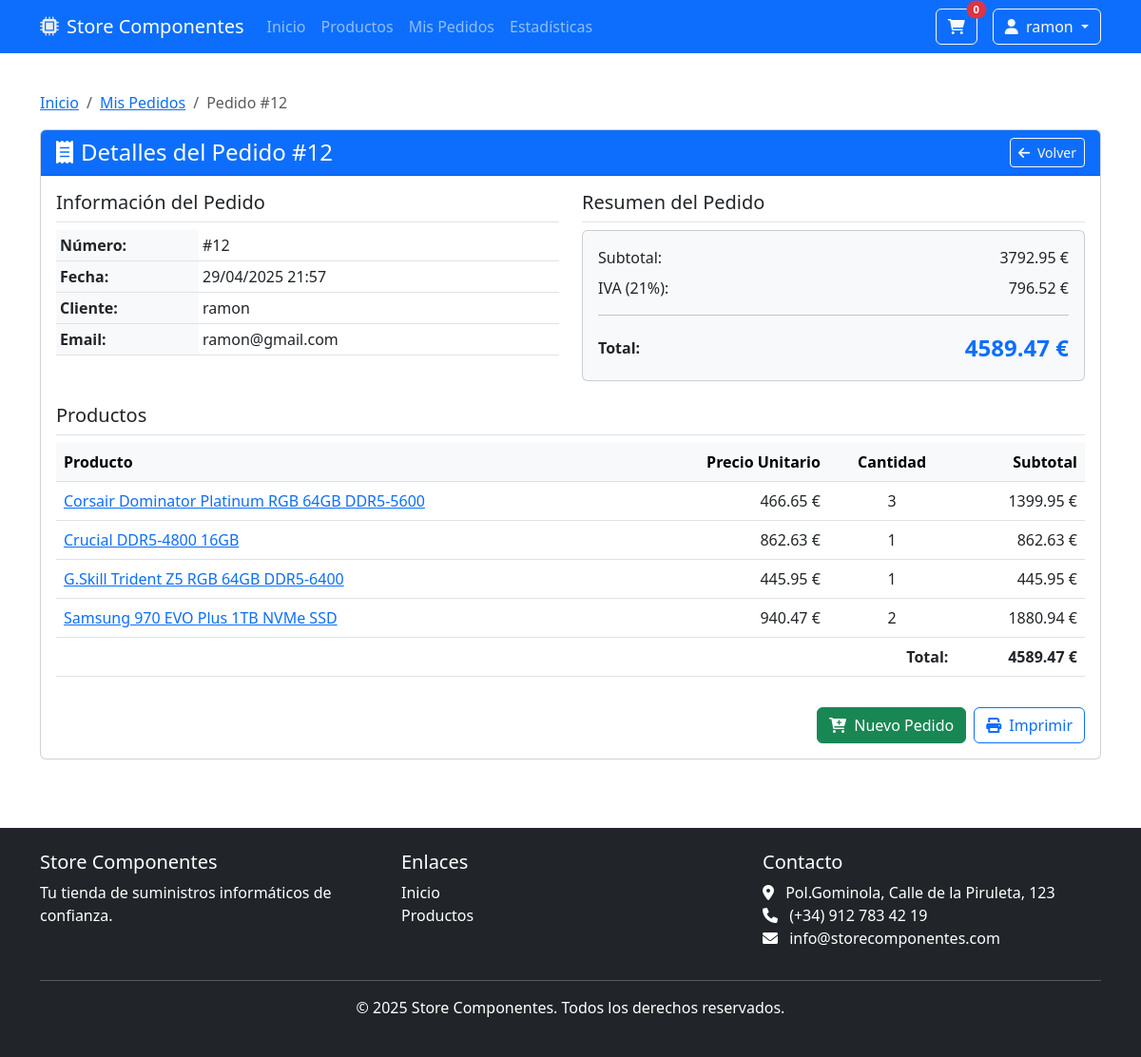
The page /ventas/12 (signed in) on the database its author committed.
### tables this page shows
CREATE TABLE usuarios (
    id INTEGER PRIMARY KEY AUTOINCREMENT,
    username TEXT UNIQUE NOT NULL,
    email TEXT UNIQUE NOT NULL,
    password TEXT NOT NULL,
    es_admin BOOLEAN DEFAULT 0,
    fecha_registro TIMESTAMP DEFAULT CURRENT_TIMESTAMP
);

CREATE TABLE ventas (
    id INTEGER PRIMARY KEY AUTOINCREMENT,
    cliente_id INTEGER NOT NULL,
    fecha TIMESTAMP DEFAULT CURRENT_TIMESTAMP,
    total REAL DEFAULT 0,
    FOREIGN KEY (cliente_id) REFERENCES usuarios (id)
);

CREATE TABLE ventas_detalle (
    id INTEGER PRIMARY KEY AUTOINCREMENT,
    venta_id INTEGER NOT NULL,
    producto_id INTEGER NOT NULL,
    cantidad INTEGER NOT NULL,
    precio_unitario REAL NOT NULL,
    FOREIGN KEY (venta_id) REFERENCES ventas (id),
    FOREIGN KEY (producto_id) REFERENCES productos (id)
);

CREATE TABLE productos (
    id INTEGER PRIMARY KEY AUTOINCREMENT,
    nombre TEXT NOT NULL,
    referencia TEXT UNIQUE NOT NULL,
    descripcion TEXT,
    precio_compra REAL NOT NULL,
    precio_venta REAL NOT NULL,
    stock_actual INTEGER DEFAULT 0,
    stock_minimo INTEGER DEFAULT 0,
    ubicacion_almacen TEXT,
    categoria TEXT,
    imagen TEXT,
    proveedor_id INTEGER,
    FOREIGN KEY (proveedor_id) REFERENCES proveedores (id)
);

### main.py (the view)
@app.route('/ventas/<int:venta_id>')
def ver_venta(venta_id):
    if not session.get('usuario_id'):
        flash('Debes iniciar sesión para acceder a esta página', 'warning')
        return redirect(url_for('login'))
    venta = Venta.get_by_id(venta_id)
    if not venta:
        flash('Venta no encontrada', 'danger')
        return redirect(url_for('listar_ventas'))
    if not session.get('es_admin') and venta.cliente_id != session['usuario_id']:
        flash('No tienes permisos para ver esta venta', 'danger')
        return redirect(url_for('listar_ventas'))
    detalles = venta.get_detalles()
    return render_template('ventas/ventas_detalle.html', venta=venta, detalles=detalles)

### db.py (called while the page is built)
def crear_directorio_db():
    if not os.path.exists(DB_DIR):
        os.makedirs(DB_DIR)

def get_db_connection():
    crear_directorio_db()
    conn = sqlite3.connect(DB_PATH)
    conn.row_factory = sqlite3.Row  # Para acceder a las columnas por nombre
    return conn

@contextmanager
def get_db():
    conn = get_db_connection()
    try:
        yield conn
        conn.commit()
    except Exception as e:
        conn.rollback()
        raise e
    finally:
        conn.close()

### main.py (called while the page is built)
@app.template_filter('datetime')
def format_datetime(value, format='%d/%m/%Y %H:%M'):
    if isinstance(value, str):
        try:
            value = datetime.datetime.fromisoformat(value)
        except ValueError:
            return value
    return value.strftime(format)

@app.context_processor
def inject_context():
    return {
        'now': datetime.datetime.now()
    }

### models.py (called while the page is built)
    @classmethod
    def get_by_id(cls, venta_id):
        with get_db() as conn:
            cursor = conn.cursor()
            cursor.execute("""
            SELECT v.*, u.username, u.email
            FROM ventas v
            JOIN usuarios u ON v.cliente_id = u.id
            WHERE v.id = ?
            """, (venta_id,))
            row = cursor.fetchone()
            if row:
                venta = cls(
                    id=row['id'],
                    cliente_id=row['cliente_id'],
                    fecha=datetime.datetime.fromisoformat(row['fecha']),
                    total=row['total']
                )
                venta.cliente = Usuario(
                    id=row['cliente_id'],
                    username=row['username'],
                    email=row['email']
                )
                return venta
            return None

    def get_detalles(self):
        return VentaDetalle.get_by_venta(self.id)

### templates/ventas/ventas_detalle.html (shortened to what this page needs)
{% extends 'base.html' %}
{% block content %}
<div class="container mt-4">
    <nav aria-label="breadcrumb">
        <ol class="breadcrumb">
            <li class="breadcrumb-item"><a href="{{ url_for('home') }}">Inicio</a></li>
            <li class="breadcrumb-item"><a href="{{ url_for('listar_ventas') }}">
                {% if session.get('es_admin') %}Ventas{% else %}Mis Pedidos{% endif %}
            </a></li>
            <li class="breadcrumb-item active">Pedido #{{ venta.id }}</li>
        </ol>
    </nav>
    <div class="card mb-4">
        <div class="card-header bg-primary text-white d-flex justify-content-between align-items-center">
            <h4 class="mb-0">
                <i class="fas fa-receipt me-2"></i>Detalles del Pedido #{{ venta.id }}
            </h4>
            <div>
                <a href="{{ url_for('listar_ventas') }}" class="btn btn-outline-light btn-sm">
                    <i class="fas fa-arrow-left me-1"></i> Volver
                </a>
            </div>
        </div>
        <div class="card-body">
            <div class="row mb-4">
                <div class="col-md-6">
                    <h5 class="border-bottom pb-2">Información del Pedido</h5>
                    <table class="table table-sm">
                        <tr>
                            <th style="width: 150px;">Número:</th>
                            <td>#{{ venta.id }}</td>
                        </tr>
                        <tr>
                            <th>Fecha:</th>
                            <td>{{ venta.fecha|datetime('%d/%m/%Y %H:%M') }}</td>
                        </tr>
                        <tr>
                            <th>Cliente:</th>
                            <td>{{ venta.cliente.username }}</td>
                        </tr>
                        <tr>
                            <th>Email:</th>
                            <td>{{ venta.cliente.email }}</td>
                        </tr>
                    </table>
                </div>
                <div class="col-md-6">
                    <h5 class="border-bottom pb-2">Resumen del Pedido</h5>
                    <div class="card bg-light">
                        <div class="card-body">
                            <div class="d-flex justify-content-between align-items-center mb-2">
                                <span>Subtotal:</span>
                                <span>{{ "%.2f"|format(venta.total / 1.21) }} €</span>
                            </div>
                            <div class="d-flex justify-content-between align-items-center mb-2">
                                <span>IVA (21%):</span>
                                <span>{{ "%.2f"|format(venta.total - (venta.total / 1.21)) }} €</span>
                            </div>
                            <hr>
                            <div class="d-flex justify-content-between align-items-center">
                                <span class="fw-bold">Total:</span>
                                <span class="fw-bold fs-4 text-primary">{{ "%.2f"|format(venta.total) }} €</span>
                            </div>
                        </div>
                    </div>
                </div>
            </div>
            <h5 class="border-bottom pb-2">Productos</h5>
            <div class="table-responsive">
                <table class="table table-hover">
                    <thead class="table-light">
                        <tr>
                            <th>Producto</th>
                            <th class="text-end">Precio Unitario</th>
                            <th class="text-center">Cantidad</th>
                            <th class="text-end">Subtotal</th>
                        </tr>
                    </thead>
                    <tbody>
                        {% for detalle in detalles %}
                        <tr>
                            <td>
                                <a href="{{ url_for('ver_producto', producto_id=detalle.producto.id) }}">
                                    {{ detalle.producto.nombre }}
                                </a>
                            </td>
                            <td class="text-end">{{ "%.2f"|format(detalle.precio_unitario) }} €</td>
                            <td class="text-center">{{ detalle.cantidad }}</td>
                            <td class="text-end">{{ "%.2f"|format(detalle.precio_unitario * detalle.cantidad) }} €</td>
                        </tr>
                        {% endfor %}
                    </tbody>
                    <tfoot>
                        <tr>
                            <td colspan="3" class="text-end fw-bold">Total:</td>
                            <td class="text-end fw-bold">{{ "%.2f"|format(venta.total) }} €</td>
                        </tr>
                    </tfoot>
                </table>
            </div>
            <div class="d-flex justify-content-end mt-3">
                <a href="{{ url_for('crear_venta') }}" class="btn btn-success me-2">
                    <i class="fas fa-cart-plus me-1"></i> Nuevo Pedido
                </a>
                <button type="button" class="btn btn-outline-primary" onclick="window.print()">
                    <i class="fas fa-print me-1"></i> Imprimir
                </button>
            </div>
        </div>
    </div>
</div>
{% endblock %}

### templates/base.html (shortened to what this page needs)
<!DOCTYPE html>
<html lang="es">
<head>
    <link href="https://cdn.jsdelivr.net/npm/bootstrap@5.3.0-alpha1/dist/css/bootstrap.min.css" rel="stylesheet">
    <link rel="stylesheet" href="https://cdnjs.cloudflare.com/ajax/libs/font-awesome/6.0.0/css/all.min.css">
    <link rel="stylesheet" href="https://cdnjs.cloudflare.com/ajax/libs/toastr.js/latest/toastr.min.css">
    <link rel="stylesheet" href="{{ url_for('static', filename='css/styles.css') }}">
</head>
<body>
    <nav class="navbar navbar-expand-lg navbar-dark bg-primary">
        <div class="container">
            <a class="navbar-brand" href="{{ url_for('home') }}">
                <i class="fas fa-microchip me-2"></i>Store Componentes
            </a>
            <div class="collapse navbar-collapse" id="navbarMain">
                <ul class="navbar-nav me-auto mb-2 mb-lg-0">
                    <li class="nav-item">
                        <a class="nav-link" href="{{ url_for('home') }}">Inicio</a>
                    </li>
                    <li class="nav-item">
                        <a class="nav-link" href="{{ url_for('listar_productos') }}">Productos</a>
                    </li>
                    {% if session.get('usuario_id') %}
                    <li class="nav-item">
                        <a class="nav-link" href="{{ url_for('listar_ventas') }}">Mis Pedidos</a>
                    </li>
                    <li class="nav-item">
                        <a class="nav-link" href="{{ url_for('estadisticas') }}">Estadísticas</a>
                    </li>
                    {% endif %}
                </ul>
                <div class="d-flex align-items-center">
                    {% if session.get('usuario_id') %}
                    <a href="{{ url_for('crear_venta') }}" class="btn btn-outline-light position-relative me-3">
                        <i class="fas fa-shopping-cart"></i>
                        <span id="carrito-contador" class="position-absolute top-0 start-100 translate-middle badge rounded-pill bg-danger">
                            0
                        </span>
                    </a>
                    <div class="dropdown">
                        <button class="btn btn-outline-light dropdown-toggle" type="button" id="userDropdown" data-bs-toggle="dropdown">
                            <i class="fas fa-user me-1"></i> {{ session.get('username', 'Usuario') }}
                        </button>
                    </div>
                    {% else %}
                    <a href="{{ url_for('login') }}" class="btn btn-outline-light me-2">Iniciar Sesión</a>
                    <a href="{{ url_for('registro') }}" class="btn btn-light">Registrarse</a>
                    {% endif %}
                </div>
            </div>
        </div>
    </nav>
    <main>
        {% block content %}{% endblock %}
    </main>
    <footer class="bg-dark text-white mt-5 py-4">
        <div class="container">
            <div class="row">
                <div class="col-md-4">
                    <h5>Store Componentes</h5>
                    <p>Tu tienda de suministros informáticos de confianza.</p>
                </div>
                <div class="col-md-4">
                    <h5>Enlaces</h5>
                    <ul class="list-unstyled">
                        <li><a href="{{ url_for('home') }}" class="text-white">Inicio</a></li>
                        <li><a href="{{ url_for('listar_productos') }}" class="text-white">Productos</a></li>
                    </ul>
                </div>
                <div class="col-md-4">
                    <h5>Contacto</h5>
                    <address>
                        <i class="fas fa-map-marker-alt me-2"></i> Pol.Gominola, Calle de la Piruleta, 123<br>
                        <i class="fas fa-phone me-2"></i> (+34) 912 783 42 19<br>
                        <i class="fas fa-envelope me-2"></i> info@storecomponentes.com
                    </address>
                </div>
            </div>
            <hr>
            <div class="text-center">
                <p>&copy; {{ now.year }} Store Componentes. Todos los derechos reservados.</p>
            </div>
        </div>
    </footer>
</body>
</html>

### static/css/styles.css (style rules this page uses)
body { min-height: 100vh; display: flex; flex-direction: column; }
main { flex: 1; }
.navbar-brand i { color: #e9ecef; }
.table th { background-color: #f8f9fa; }
footer { margin-top: auto; }
footer a { text-decoration: none; }
#carrito-contador { font-size: 0.7rem; }

### rows shown on the page
usuarios: get "ramon", cliente.username "ramon", cliente.email "ramon@gmail.com"
ventas: id "12", venta.total/1.21 "3792.95", venta.total-(venta.total/1.21) "796.52", total "4589.47"
ventas_detalle: producto.nombre "Corsair Dominator Platinum RGB 64GB DDR5-5600", precio_unitario "466.65", cantidad "3", detalle.precio_unitario*detalle.cantidad "1399.95"
ventas_detalle: producto.nombre "Crucial DDR5-4800 16GB", precio_unitario "862.63", cantidad "1", detalle.precio_unitario*detalle.cantidad "862.63"
ventas_detalle: producto.nombre "G.Skill Trident Z5 RGB 64GB DDR5-6400", precio_unitario "445.95", cantidad "1", detalle.precio_unitario*detalle.cantidad "445.95"
ventas_detalle: producto.nombre "Samsung 970 EVO Plus 1TB NVMe SSD", precio_unitario "940.47", cantidad "2", detalle.precio_unitario*detalle.cantidad "1880.94"

### other values the page prints
{{ venta.fecha|datetime('%d/%m/%Y %H:%M') }} "29/04/2025 21:57"
